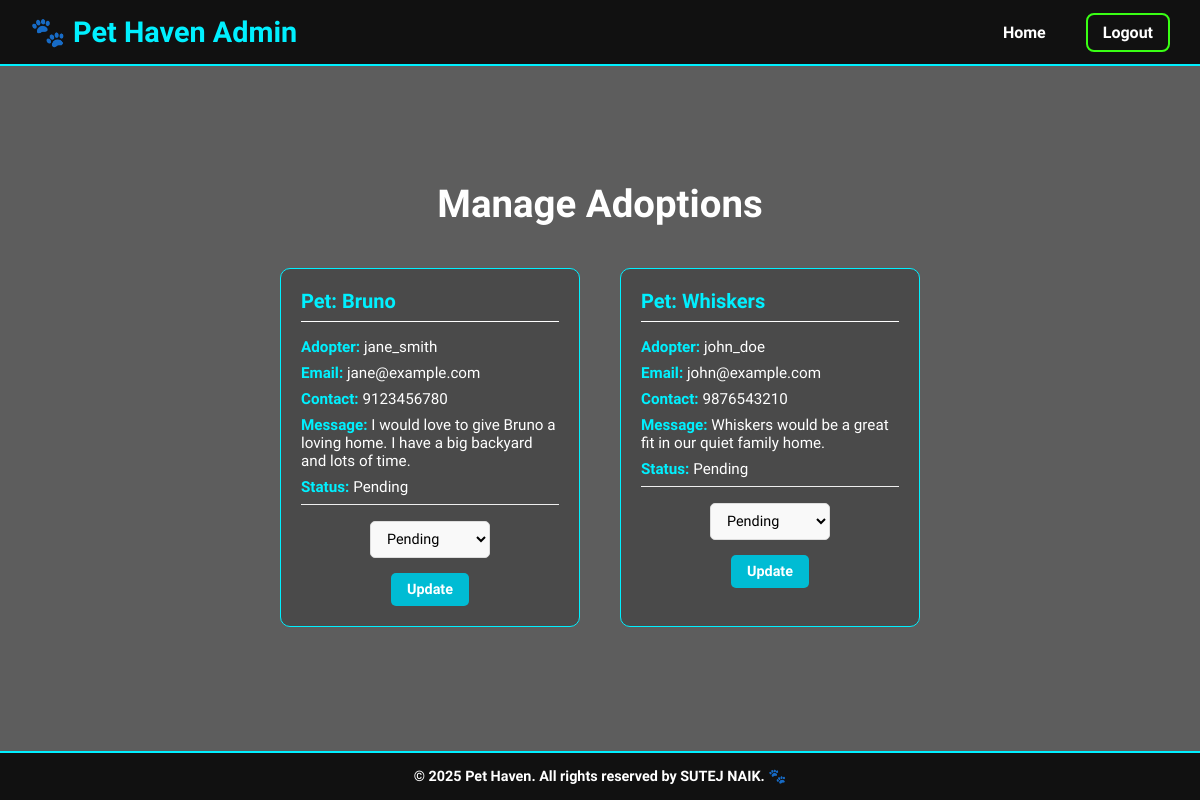
Page /admin/manage_adoptions.php (signed in) on the committed database.
### tables this page shows
CREATE TABLE `adoptions` (
  `id` INT(11) NOT NULL AUTO_INCREMENT,
  `pet_id` INT(11) NOT NULL,
  `adopter_id` INT(11) NOT NULL,
  `message` TEXT NOT NULL,
  `status` ENUM('Pending', 'Approved', 'Rejected') DEFAULT 'Pending',
  `contact` VARCHAR(255) DEFAULT NULL,
  `address` VARCHAR(255) DEFAULT NULL,
  `date_approved` DATETIME DEFAULT NULL,
  PRIMARY KEY (`id`),
  KEY `pet_id` (`pet_id`),
  KEY `adopter_id` (`adopter_id`),
  CONSTRAINT `fk_adoptions_pet` FOREIGN KEY (`pet_id`) REFERENCES `pets` (`id`) ON DELETE CASCADE,
  CONSTRAINT `fk_adoptions_user` FOREIGN KEY (`adopter_id`) REFERENCES `users` (`id`) ON DELETE CASCADE
);

CREATE TABLE `pets` (
  `id` INT(11) NOT NULL AUTO_INCREMENT,
  `owner_id` INT(11) NOT NULL,
  `name` VARCHAR(100) NOT NULL,
  `type` VARCHAR(50) NOT NULL,
  `breed` VARCHAR(100) NOT NULL,
  `gender` VARCHAR(10) DEFAULT NULL,
  `age` VARCHAR(50) NOT NULL,
  `description` TEXT NOT NULL,
  `contact` VARCHAR(20) NOT NULL,
  `address` TEXT NOT NULL,
  `status` ENUM('Available', 'Adoption Pending', 'Adopted') DEFAULT 'Available',
  `image` VARCHAR(255) DEFAULT NULL,
  `date_posted` DATETIME DEFAULT CURRENT_TIMESTAMP,
  PRIMARY KEY (`id`),
  KEY `owner_id` (`owner_id`),
  CONSTRAINT `fk_pets_owner` FOREIGN KEY (`owner_id`) REFERENCES `users`(`id`) ON DELETE CASCADE
);

CREATE TABLE `users` (
  `id` INT(11) NOT NULL AUTO_INCREMENT,
  `username` VARCHAR(100) NOT NULL,
  `email` VARCHAR(255) NOT NULL,
  `password` VARCHAR(255) NOT NULL,
  `contact` VARCHAR(20) NOT NULL,
  `address` TEXT NOT NULL,
  `is_admin` TINYINT(1) DEFAULT 0,
  PRIMARY KEY (`id`),
  UNIQUE KEY `unique_email` (`email`),
  UNIQUE KEY `unique_username` (`username`),
  UNIQUE KEY `unique_contact` (`contact`)
);

### admin/manage_adoptions.php (the view, shortened to what this page needs)
<?php
include '../includes/config.php';
$adoptions_result = $conn->query("
    SELECT a.id, a.message, a.status, p.name AS pet_name, u.username AS adopter_name, u.contact, u.address, u.email
    FROM adoptions a
    JOIN pets p ON a.pet_id = p.id
    JOIN users u ON a.adopter_id = u.id
");
?>
<!DOCTYPE html>
<html lang="en">
<head>
    <link rel="stylesheet" href="../assets/css/adminn.css">
</head>
<body>
<header>
    <div class="logo">🐾 Pet Haven Admin </div>
    <ul class="nav-links">
        <li><a href="admin.php">Home</a></li>
        <li><a href="../users/logout.php" class="btn">Logout</a></li>
    </ul>
</header>
    <div class="adpt-Scontainer">
        <h2>Manage Adoptions</h2>
        <div class="adoptions-list">
<?php while ($row = $adoptions_result->fetch_assoc()): ?>
    <div class="request-card">
        <h4>Pet: <?php echo htmlspecialchars($row['pet_name']); ?></h4>
        <p><strong>Adopter:</strong> <?php echo htmlspecialchars($row['adopter_name']); ?></p>
        <p><strong>Email:</strong> <?php echo htmlspecialchars($row['email']); ?></p>
        <p><strong>Contact:</strong> <?php echo htmlspecialchars($row['contact']); ?></p>
        <p><strong>Message:</strong> <?php echo htmlspecialchars($row['message']); ?></p>
        <p><strong>Status:</strong> <?php echo htmlspecialchars($row['status']); ?></p>
        <form method="post" action="manage_adoptions.php">
            <select name="status">
                <option value="Pending" <?php if ($row['status'] == 'Pending') echo 'selected'; ?>>Pending</option>
            </select>
            <button type="submit">Update</button>
        </form>
    </div>
<?php endwhile; ?>
        </div>
    </div>
        <footer>
        <p>© 2025 Pet Haven. All rights reserved by <strong>SUTEJ NAIK</strong>. 🐾</p>
    </footer>
</body>
</html>

### assets/css/adminn.css (style rules this page uses)
* { box-sizing: border-box; margin: 0; padding: 0; font-family: 'MuseoModerno', cursive; }
body { background: white; color: white; min-height: 100vh; display: flex; flex-direction: column; justify-content: space-between; }
header { background: #111; padding: 15px 30px; display: flex; align-items: center; justify-content: space-between; border-bottom: 2px solid #00f0ff; }
header .logo { font-size: 1.8rem; color: #00f0ff; font-weight: 700; }
header ul.nav-links { list-style: none; display: flex; gap: 25px; }
header ul.nav-links li a { color: white; text-decoration: none; font-weight: 600; padding: 8px 15px; border-radius: 8px; transition: all 0.3s ease; }
header ul.nav-links li a.btn { border: 2px solid #39FF14; font-weight: 700; }
body { background: rgb(93, 93, 93); color: #fff; min-height: 100vh; display: flex; flex-direction: column; justify-content: space-between; }
h2 { color: #00f0ff; font-weight: 900; font-size: 2.4rem; margin-bottom: 30px; text-align: center; }
h2 { color: #fff; font-weight: 900; font-size: 2.4rem; margin-bottom: 30px; text-align: center; }
h2 { color: white; margin-bottom: 1.5rem; padding-bottom: 0.5rem; }
.adoptions-list { display: flex; flex-wrap: wrap; gap: 20px; justify-content: center; }
.request-card { width: 300px; background: rgba(0, 0, 0, 0.2); border: 1px solid #00f0ff; border-radius: 10px; padding: 20px; margin: 10px; color: white; }
.request-card h4 { margin-top: 0; margin-bottom: 1rem; color: #00f0ff; font-size: 1.25rem; border-bottom: 1px solid white; padding-bottom: 0.5rem; }
.request-card p { margin: 0.5rem 0; font-size: 0.95em; color: white; }
.request-card p strong { color: #00f0ff;; font-weight: 600; }
form { margin-top: 1.5rem; padding-top: 1rem; border-top: 1px solid #eee; display: flex; align-items: center; flex-wrap: wrap; gap: 10px; }
select { padding: 8px 12px; border-radius: 5px; border: 1px solid #ddd; background-color: #f9f9f9; font-size: 0.9rem; flex-grow: 1; min-width: 120px; }
button { padding: 8px 16px; background-color: #00bcd4; color: white; border: none; border-radius: 5px; font-weight: 600; cursor: pointer; transition: background-color 0.3s; font-size: 0.9rem; }
footer { text-align: center; padding: 15px 10px; background: #111; color: white; font-weight: 600; font-size: 0.9rem; border-top: 2px solid #00f0ff; user-select: none; }
form { display: flex; flex-direction: column; gap: 15px; max-width: 400px; margin: 0 auto; }

### rows in the picture
adoptions: pet.name "Bruno", adopter.username "jane_smith", adopter.email "jane@example.com", adopter.contact "9123456780", message "I would love to give Bruno a loving home. I have a big backyard and lots of time.", status "Pending"
adoptions: pet.name "Whiskers", adopter.username "john_doe", adopter.email "john@example.com", adopter.contact "9876543210", message "Whiskers would be a great fit in our quiet family home.", status "Pending"
